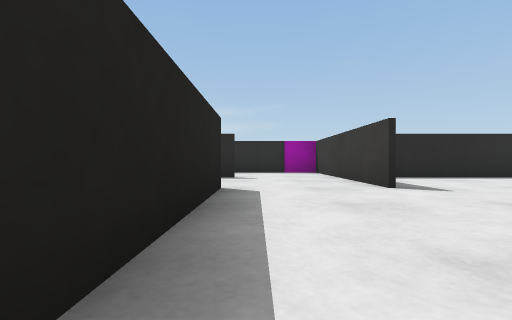
view 1 (above)

24 first-person views from a walk through a world built for the Webots simulator. The camera is 0.04 m above the floor, looks level and sees 85° across. The floor is counted in squares, 0.1 m on a side. Each view is taken from the middle of a square. On the plan, view 1 faces up. The plan holds only what a view shows up to about 9 squares ahead; the rest is blank. Robots are left out. Webots' stock objects and surfaces are drawn as simple stand-ins.

view 2
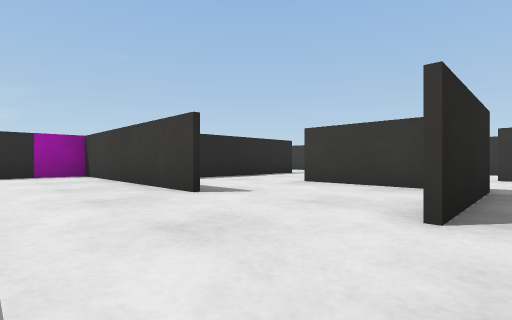

view 3
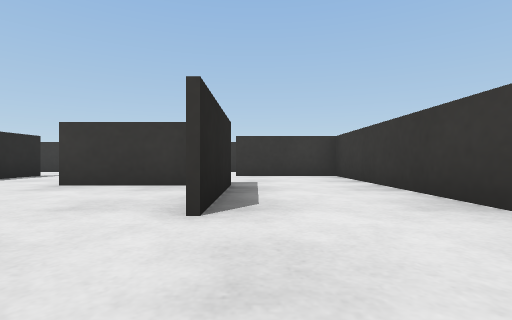

view 4
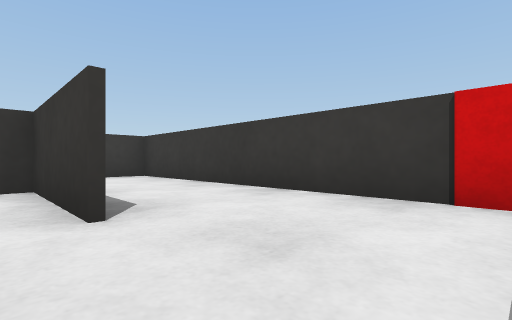

view 5
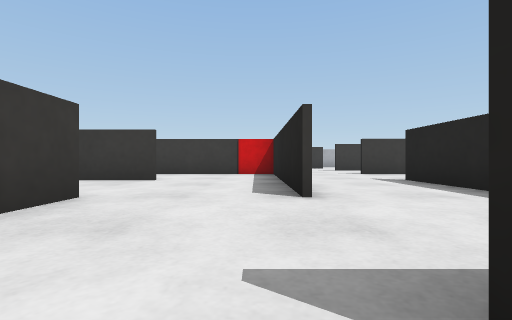

view 6
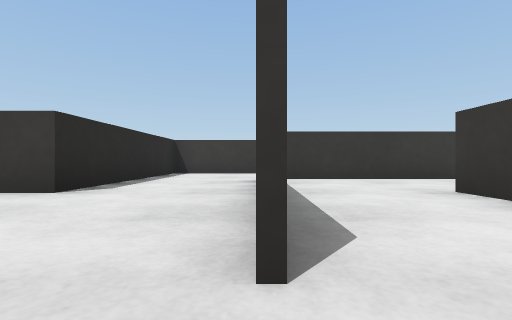

view 7
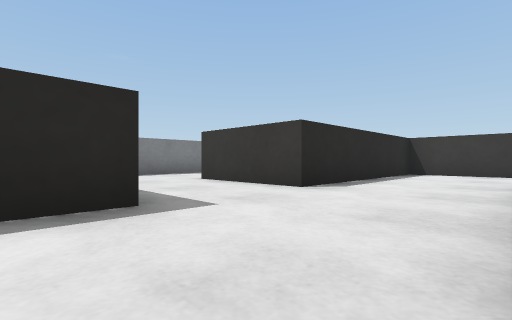

view 8
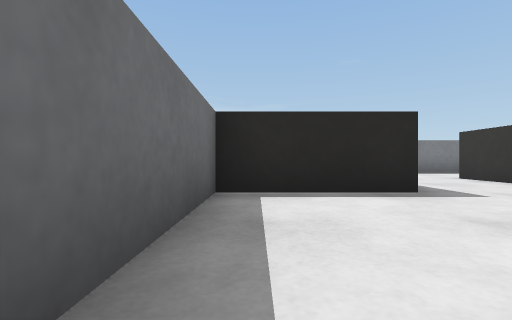

view 9
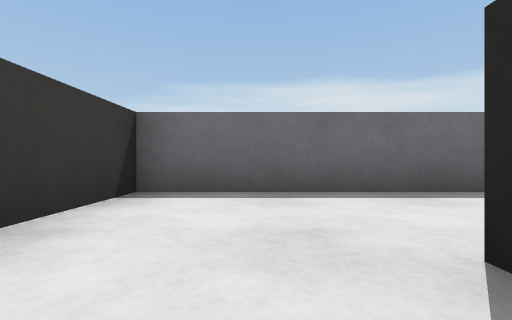

view 10
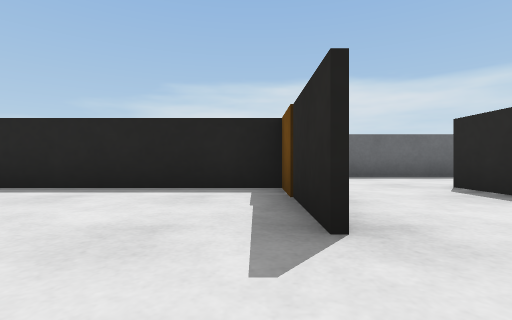

view 11
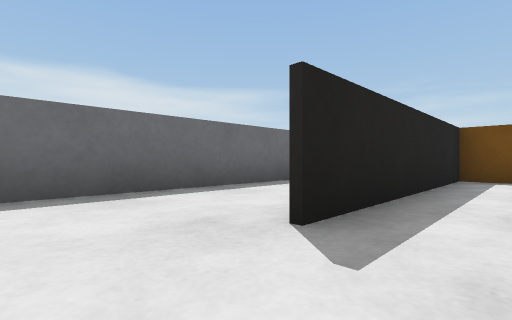

view 12
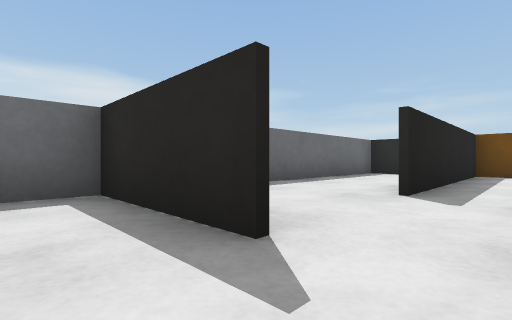

view 13
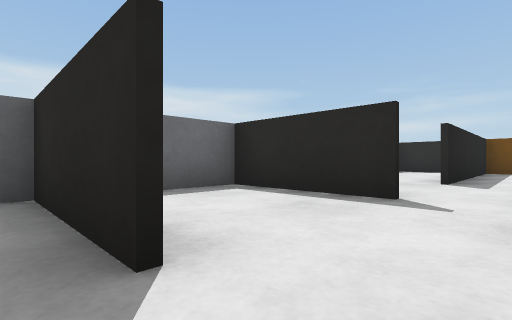

view 14
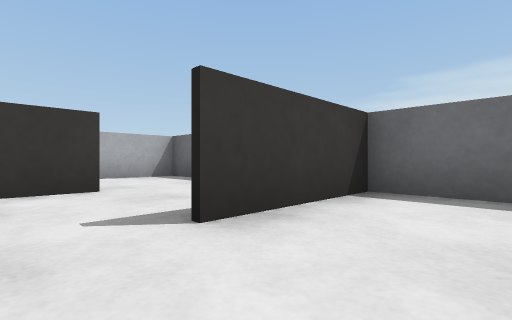

view 15
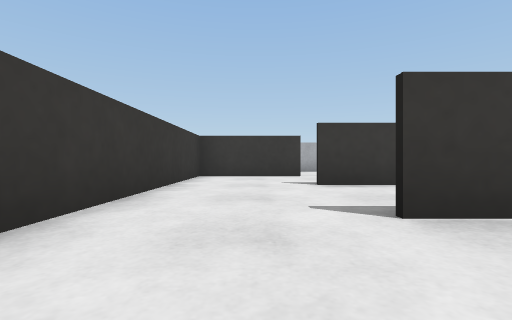

view 16
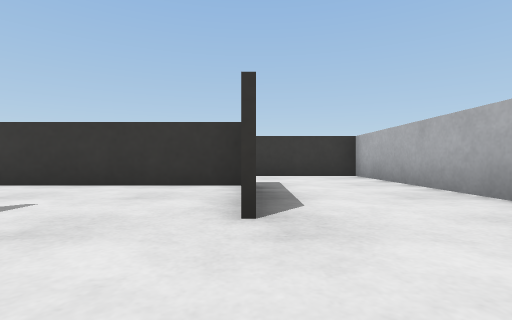

view 17
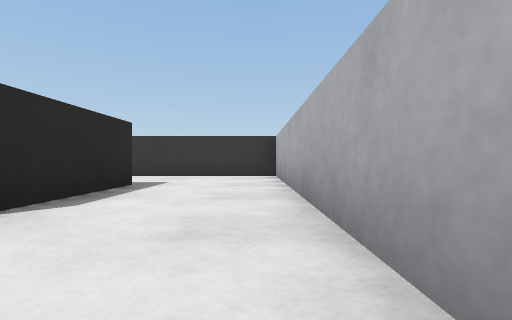

view 18
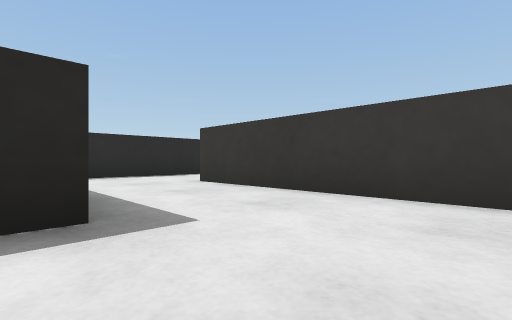

view 19
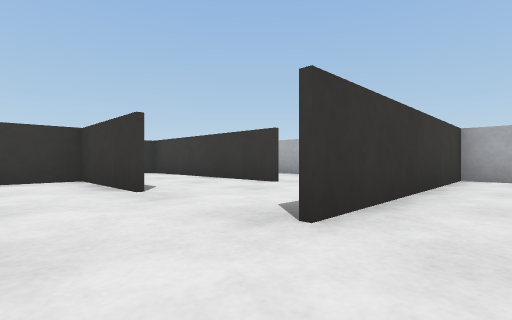

view 20
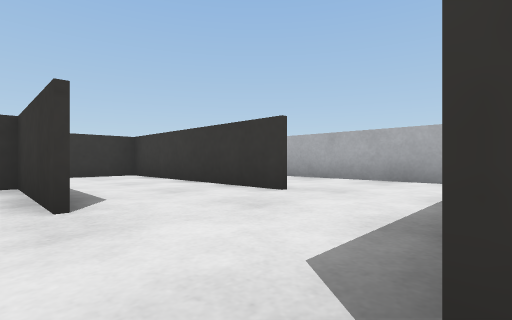

view 21
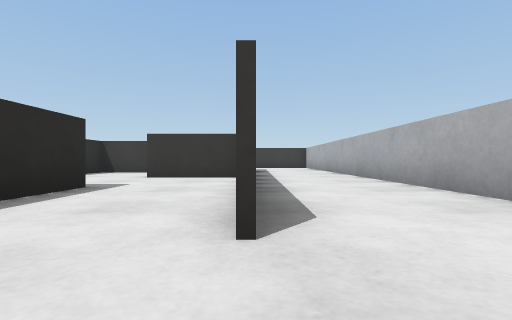

view 22
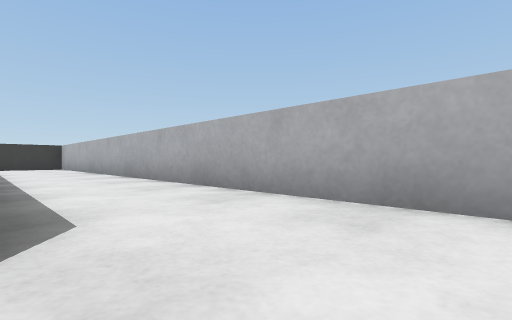

view 23
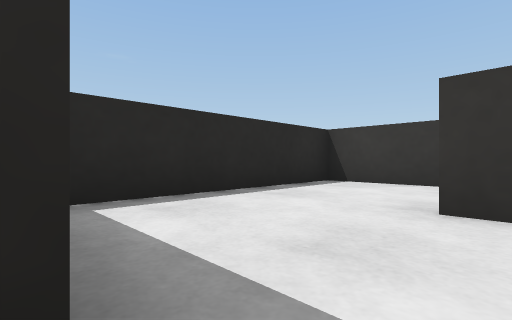

view 24
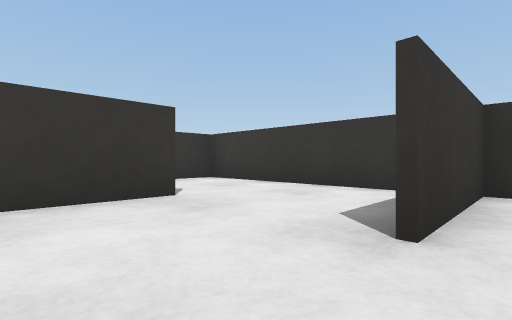

### Floor plan
Points are (right, up) in squares from view 1. A wall is a line through its corners. A room is listed if a view was taken in it or the views show most of it. See-through windows are left out.
Room 1 (views 1, 2, 3, 4)
walls: (1.9, 1.5) (4.4, 1.5) (4.4, 4.1); (-0.5, 4) (-0.5, -0.8); (0.5, -1) (2.5, -1)
ways out: opening at (0.5, 4) to room 2; opening at (3.5, 0) to room 9; opening at (3, 4)
objects: red box (0, -1)
Room 2 (views 5, 10)
walls: (0.5, 8.9) (-1.4, 8.9); (-0.5, 6.4) (-1.4, 6.4); (-1.4, 6.5) (-0.5, 6.5); (2.4, 11.4) (-0.6, 11.4); (2, 3.9) (2, 8.9)
ways out: opening at (0.5, 4) to room 1; opening at (-1, 7.5) to room 3; opening at (2, 10)
objects: magenta box (1, 9)
Room 3 (views 6, 7, 8, 9, 11, 15)
walls: (-3, 11.4) (-5.5, 11.4) (-5.5, 6.5) (-3.6, 6.5); (-1.4, 8.9) (-3.1, 8.9); (-0.6, 11.4) (-0.6, 14.1); (-3, 6.4) (-3, 1.4)
ways out: opening at (-1, 7.5) to room 2; opening at (-2, -1) to room 4; opening at (-3, 0.5) to room 8; opening at (-1, 15.5)
objects: brown box (-2, 6)
Room 4 (views 12, 14)
walls: (-3, -1) (-5.5, -1) (-5.5, -3.9); (-0.6, -3.4) (-0.6, -0.5); (-5.5, -3.5) (-3, -3.5)
ways out: opening at (-2, -1) to room 3; opening at (-2, -4) to room 5
Room 5 (view 13)
walls: (-3.1, -5.9) (-0.6, -5.9) (-0.6, -3.4)
ways out: opening at (-2, -4) to room 4; opening at (-3, -5)
Room 6 (views 16, 17, 18, 19, 20)
walls: (-0.4, -6) (-2.9, -6); (2.6, -1) (0.6, -1); (-5.5, -7.5) (-5.5, -8.5) (2, -8.5) (2, -3.5)
ways out: opening at (2, -2.5) to room 7; opening at (-4.5, -6)
Room 7 (views 21, 22, 23, 24)
walls: (7.1, -3.5) (5.6, -3.5); (9.4, -6) (9.4, -3.5); (4.4, -5.9) (11.4, -5.9); (4.5, -3.5) (7, -3.5) (7, -1); (11.9, -3.6) (11.9, -1) (7.5, -1); (3.6, -1) (2.6, -1); (3, -8.5) (11.5, -8.5)
ways out: opening at (2, -2.5) to room 6; opening at (12, -6)
Room 8 (no view inside)
walls: (-4.2, -1) (-3, -1); (-4.1, 6.4) (-5.5, 6.4) (-5.5, 0.1)
ways out: opening at (-3, 0.5) to room 3
Room 9 (no view inside)
walls: (4.5, 1.4) (2, 1.4); (2.5, -1) (7, -1) (7, 1.5)
ways out: opening at (3.5, 0) to room 1; opening at (5.5, 1)

Positions as (right, up) in squares from view 1, and headings:
1: (0, 0), facing up
2: (0, 1), facing up-right
3: (0, 1), facing right
4: (0, 2), facing down-right
5: (0, 7), facing down
6: (-4, 9), facing right
7: (-4, 9), facing up-right
8: (-5, 8), facing up
9: (-2, 8), facing left
10: (1, 6), facing left
11: (-2, 0), facing up-left
12: (-2, -2), facing up-left
13: (-2, -4), facing up-left
14: (-2, -2), facing down-left
15: (-2, 1), facing down
16: (-5, -6), facing right
17: (-5, -8), facing right
18: (-1, -8), facing up-right
19: (1, -2), facing down-right
20: (2, -3), facing down-right
21: (3, -6), facing right
22: (3, -6), facing down-right
23: (7, -4), facing up-right
24: (9, -2), facing down-right
